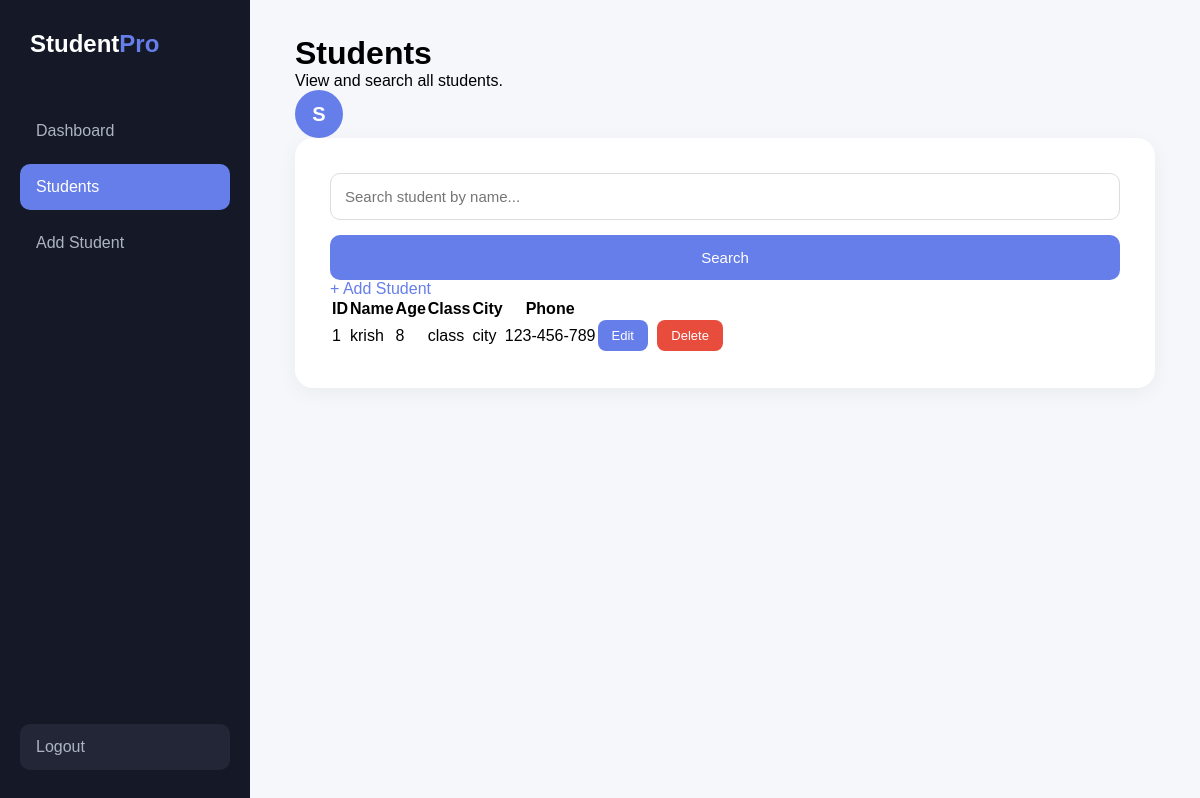
The page /students (signed in) on the database as committed earlier.
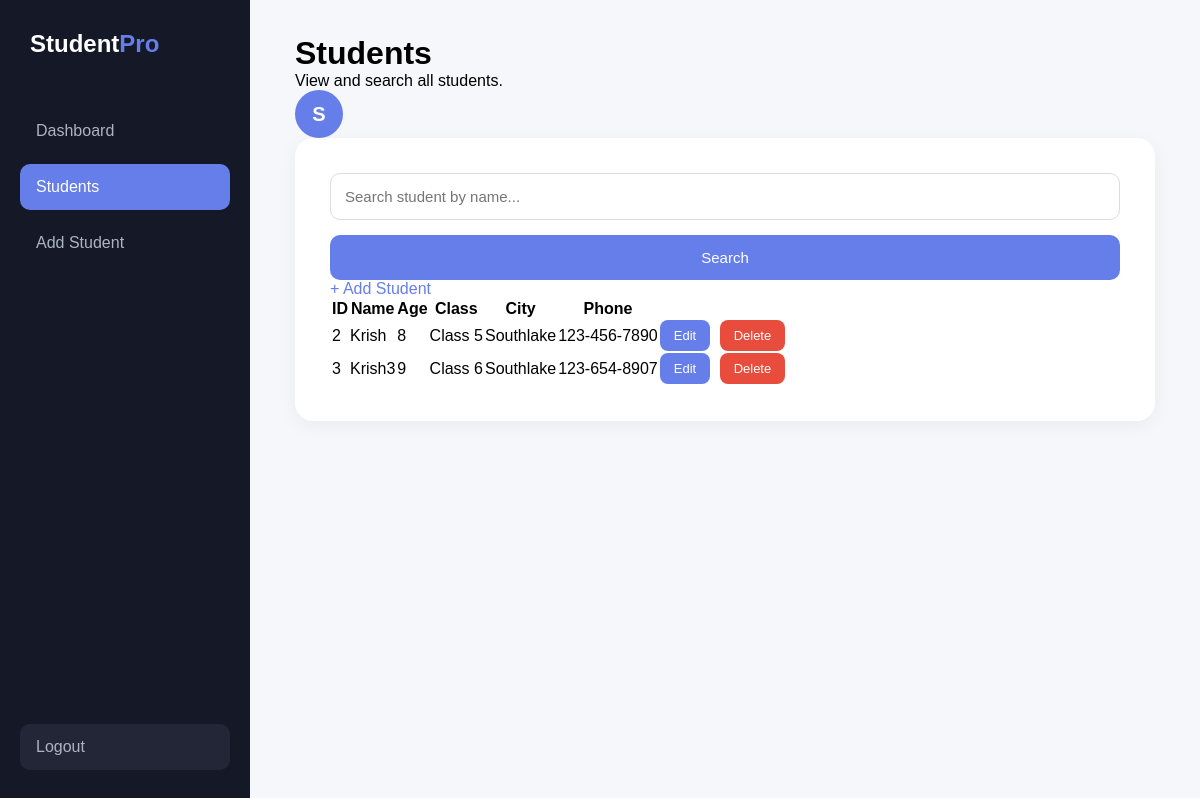
The same page on the database as committed later.
### tables this page shows
CREATE TABLE students(
        id INTEGER PRIMARY KEY AUTOINCREMENT,
        name TEXT NOT NULL,
        age INTEGER NOT NULL,
        class_name TEXT NOT NULL,
        city TEXT NOT NULL,
        phone TEXT NOT NULL
    );

### app.py (the view)
@app.route("/students")
def students():
    if "username" not in session:
        return redirect("/")
    search = request.args.get("search", "")
    connection = sqlite3.connect("students.db")
    cursor = connection.cursor()
    if search:
        cursor.execute("""
            SELECT * FROM students
            WHERE name LIKE ?
        """, ("%" + search + "%",))
    else:
        cursor.execute("""
            SELECT * FROM students
        """)
    students = cursor.fetchall()
    connection.close()
    return render_template(
        "students.html",
        students=students,
        search=search
    )

### Templates/students.html (shortened to what this page needs)
<!DOCTYPE html>
<html lang="en">
    <link rel="stylesheet" href="{{url_for('static', filename='css/style.css')}}">
<head>
<body class="dashboard-page">
    <aside class="sidebar">
        <div class="logo">
            Student<span>Pro</span>
        </div>
        <nav>
            <a href="/dashboard">
                Dashboard
            </a>
            <a href="/students" class="active">
                Students
            </a>
            <a href="/add-student">
                Add Student
            </a>
        </nav>
        <a href="/logout" class="logout">
            Logout
        </a>
    </aside>
    <main class="main-content">
        <header class="topbar">
            <div>
                <h1>Students</h1>
                <p>
                    View and search all students.
                </p>
            </div>
            <div class="profile">
                {{ session["username"][0]|upper }}
            </div>
        </header>
        <div class="form-card">
            <div class="student-header">
                <form action="/students" method="GET" class="search-form">
                    <input type="text" name="search" placeholder="Search student by name..." value="{{ search }}">
                    <button type="submit">
                        Search
                    </button>
                </form>
                <a href="/add-student" class="add-student-button">
                    + Add Student
                </a>
            </div>
            {% if students %}
            <div class="table-container">
                <table>
                    <thead>
                        <tr>
                            <th>ID</th>
                            <th>Name</th>
                            <th>Age</th>
                            <th>Class</th>
                            <th>City</th>
                            <th>Phone</th>
                        </tr>
                    </thead>
                    <tbody>
                        {% for student in students %}
                        <tr>
                            <td>{{ student[0] }}</td>
                            <td>{{ student[1] }}</td>
                            <td>{{ student[2] }}</td>
                            <td>{{ student[3] }}</td>
                            <td>{{ student[4] }}</td>
                            <td>{{ student[5] }}</td>
                            <td>
                                <a
                                    href="/edit-student/{{ student[0] }}"
                                    class="edit-button"
                                >
                                    Edit
                                </a>
                                <form
                                    action="/delete-student/{{ student[0] }}"
                                    method="POST"
                                    class="delete-form"
                                    onsubmit="return confirm('Are you sure you want to delete this student?');"
                                >
                                    <button type="submit" class="delete-button">
                                        Delete
                                    </button>
                                </form>
                            </td>
                        </tr>
                        {% endfor %}
                    </tbody>
                </table>
            </div>
            {% else %}
            <div class="empty-state">
                <h3>No students found</h3>
                <p>Try another search or add a new student.</p>
            </div>
            {% endif %}
        </div>
    </main>
</body>
</html>

Rows that differ between the two databases and show on the page:
removed students: id "1", name "krish", age "8", class_name "class", city "city", phone "123-456-789"
added students: id "2", name "Krish", age "8", class_name "Class 5", city "Southlake", phone "123-456-7890"
added students: id "3", name "Krish3", age "9", class_name "Class 6", city "Southlake", phone "123-654-8907"
